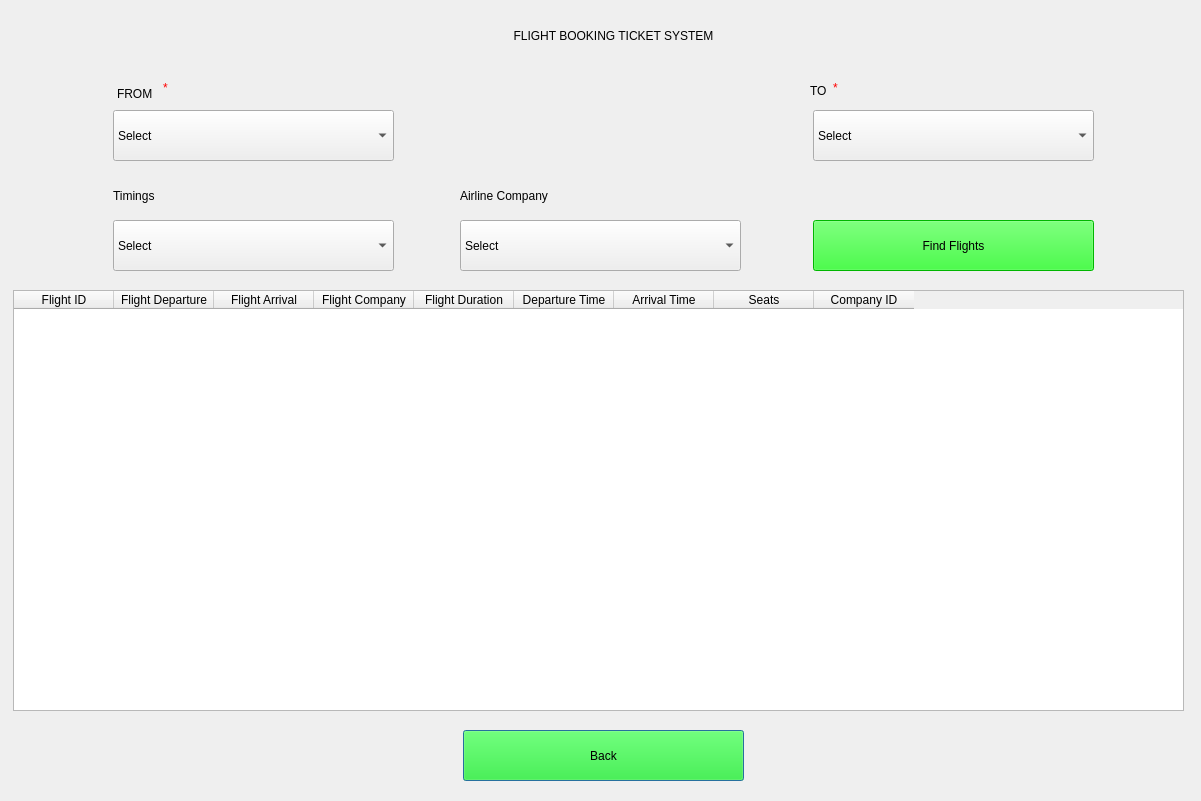
<?xml version="1.0" encoding="UTF-8"?>
<ui version="4.0">
 <class>Dialog</class>
 <widget class="QDialog" name="Dialog">
  <property name="geometry">
   <rect>
    <x>0</x>
    <y>0</y>
    <width>1201</width>
    <height>801</height>
   </rect>
  </property>
  <property name="windowTitle">
   <string>Dialog</string>
  </property>
  <widget class="QTableWidget" name="Available_Flights_Table_Widget">
   <property name="geometry">
    <rect>
     <x>13</x>
     <y>290</y>
     <width>1171</width>
     <height>421</height>
    </rect>
   </property>
   <column>
    <property name="text">
     <string>Flight ID</string>
    </property>
   </column>
   <column>
    <property name="text">
     <string>Flight Departure</string>
    </property>
   </column>
   <column>
    <property name="text">
     <string>Flight Arrival</string>
    </property>
   </column>
   <column>
    <property name="text">
     <string>Flight Company</string>
    </property>
   </column>
   <column>
    <property name="text">
     <string>Flight Duration</string>
    </property>
   </column>
   <column>
    <property name="text">
     <string>Departure Time</string>
    </property>
   </column>
   <column>
    <property name="text">
     <string>Arrival Time</string>
    </property>
   </column>
   <column>
    <property name="text">
     <string>Seats</string>
    </property>
   </column>
   <column>
    <property name="text">
     <string>Company ID</string>
    </property>
   </column>
  </widget>
  <widget class="QComboBox" name="Timings_Combo_Box">
   <property name="geometry">
    <rect>
     <x>113</x>
     <y>220</y>
     <width>281</width>
     <height>51</height>
    </rect>
   </property>
   <property name="styleSheet">
    <string notr="true">font: 10pt &quot;MS Shell Dlg 2&quot;;</string>
   </property>
   <item>
    <property name="text">
     <string>Select</string>
    </property>
   </item>
   <item>
    <property name="text">
     <string>Day</string>
    </property>
   </item>
   <item>
    <property name="text">
     <string>Evening/Night</string>
    </property>
   </item>
  </widget>
  <widget class="QLabel" name="HeaderLabel">
   <property name="geometry">
    <rect>
     <x>203</x>
     <y>10</y>
     <width>821</width>
     <height>51</height>
    </rect>
   </property>
   <property name="styleSheet">
    <string notr="true">
font: 30pt &quot;MS Shell Dlg 2&quot;;</string>
   </property>
   <property name="text">
    <string>FLIGHT BOOKING TICKET SYSTEM</string>
   </property>
   <property name="alignment">
    <set>Qt::AlignCenter</set>
   </property>
  </widget>
  <widget class="QComboBox" name="From_Combo_Box">
   <property name="geometry">
    <rect>
     <x>113</x>
     <y>110</y>
     <width>281</width>
     <height>51</height>
    </rect>
   </property>
   <property name="styleSheet">
    <string notr="true">font: 10pt &quot;MS Shell Dlg 2&quot;;</string>
   </property>
   <item>
    <property name="text">
     <string>Select</string>
    </property>
   </item>
   <item>
    <property name="text">
     <string>Chennai</string>
    </property>
   </item>
   <item>
    <property name="text">
     <string>Mumbai</string>
    </property>
   </item>
   <item>
    <property name="text">
     <string>Delhi</string>
    </property>
   </item>
   <item>
    <property name="text">
     <string>Bangalore</string>
    </property>
   </item>
  </widget>
  <widget class="QPushButton" name="Next_Button">
   <property name="geometry">
    <rect>
     <x>463</x>
     <y>730</y>
     <width>281</width>
     <height>51</height>
    </rect>
   </property>
   <property name="styleSheet">
    <string notr="true">font: 16pt &quot;MS Shell Dlg 2&quot;;
background-color: rgb(0, 255, 0);
</string>
   </property>
   <property name="text">
    <string>Back</string>
   </property>
  </widget>
  <widget class="QComboBox" name="To_Combo_Box">
   <property name="geometry">
    <rect>
     <x>813</x>
     <y>110</y>
     <width>281</width>
     <height>51</height>
    </rect>
   </property>
   <property name="styleSheet">
    <string notr="true">font: 10pt &quot;MS Shell Dlg 2&quot;;</string>
   </property>
   <item>
    <property name="text">
     <string>Select</string>
    </property>
   </item>
   <item>
    <property name="text">
     <string>Chennai</string>
    </property>
   </item>
   <item>
    <property name="text">
     <string>Mumbai</string>
    </property>
   </item>
   <item>
    <property name="text">
     <string>Delhi</string>
    </property>
   </item>
   <item>
    <property name="text">
     <string>Bangalore</string>
    </property>
   </item>
  </widget>
  <widget class="QLabel" name="label">
   <property name="geometry">
    <rect>
     <x>163</x>
     <y>80</y>
     <width>21</width>
     <height>16</height>
    </rect>
   </property>
   <property name="styleSheet">
    <string notr="true">color:rgb(255, 0, 0)</string>
   </property>
   <property name="text">
    <string>*</string>
   </property>
  </widget>
  <widget class="QLabel" name="label_2">
   <property name="geometry">
    <rect>
     <x>833</x>
     <y>80</y>
     <width>16</width>
     <height>16</height>
    </rect>
   </property>
   <property name="styleSheet">
    <string notr="true">color:rgb(255, 0, 0)</string>
   </property>
   <property name="text">
    <string>*</string>
   </property>
  </widget>
  <widget class="QPushButton" name="Find_Flights_Button">
   <property name="geometry">
    <rect>
     <x>813</x>
     <y>220</y>
     <width>281</width>
     <height>51</height>
    </rect>
   </property>
   <property name="styleSheet">
    <string notr="true">font: 16pt &quot;MS Shell Dlg 2&quot;;
background-color: rgb(0, 255, 0);
</string>
   </property>
   <property name="text">
    <string>Find Flights</string>
   </property>
  </widget>
  <widget class="QLabel" name="Error_Popup_Message">
   <property name="geometry">
    <rect>
     <x>413</x>
     <y>100</y>
     <width>391</width>
     <height>31</height>
    </rect>
   </property>
   <property name="styleSheet">
    <string notr="true">font: 10pt &quot;MS Shell Dlg 2&quot;;
color: rgb(255, 0, 0);</string>
   </property>
   <property name="text">
    <string/>
   </property>
   <property name="alignment">
    <set>Qt::AlignCenter</set>
   </property>
  </widget>
  <widget class="QLabel" name="From_Label">
   <property name="geometry">
    <rect>
     <x>117</x>
     <y>78</y>
     <width>51</width>
     <height>31</height>
    </rect>
   </property>
   <property name="styleSheet">
    <string notr="true">font: 12pt &quot;MS Shell Dlg 2&quot;;
font: 10pt &quot;MS Shell Dlg 2&quot;;</string>
   </property>
   <property name="text">
    <string>FROM</string>
   </property>
  </widget>
  <widget class="QLabel" name="From_Label_2">
   <property name="geometry">
    <rect>
     <x>113</x>
     <y>180</y>
     <width>61</width>
     <height>31</height>
    </rect>
   </property>
   <property name="styleSheet">
    <string notr="true">font: 12pt &quot;MS Shell Dlg 2&quot;;
font: 10pt &quot;MS Shell Dlg 2&quot;;</string>
   </property>
   <property name="text">
    <string>Timings</string>
   </property>
  </widget>
  <widget class="QLabel" name="To_Label">
   <property name="geometry">
    <rect>
     <x>810</x>
     <y>70</y>
     <width>31</width>
     <height>41</height>
    </rect>
   </property>
   <property name="styleSheet">
    <string notr="true">font: 12pt &quot;MS Shell Dlg 2&quot;;
font: 10pt &quot;MS Shell Dlg 2&quot;;</string>
   </property>
   <property name="text">
    <string>TO</string>
   </property>
  </widget>
  <widget class="QComboBox" name="Airlines_Combo_Box">
   <property name="geometry">
    <rect>
     <x>460</x>
     <y>220</y>
     <width>281</width>
     <height>51</height>
    </rect>
   </property>
   <property name="styleSheet">
    <string notr="true">font: 10pt &quot;MS Shell Dlg 2&quot;;</string>
   </property>
   <item>
    <property name="text">
     <string>Select</string>
    </property>
   </item>
   <item>
    <property name="text">
     <string>Indivo</string>
    </property>
   </item>
   <item>
    <property name="text">
     <string>MetAirways</string>
    </property>
   </item>
   <item>
    <property name="text">
     <string>Picejet</string>
    </property>
   </item>
   <item>
    <property name="text">
     <string>Nistara</string>
    </property>
   </item>
  </widget>
  <widget class="QLabel" name="From_Label_3">
   <property name="geometry">
    <rect>
     <x>460</x>
     <y>180</y>
     <width>121</width>
     <height>31</height>
    </rect>
   </property>
   <property name="styleSheet">
    <string notr="true">font: 12pt &quot;MS Shell Dlg 2&quot;;
font: 10pt &quot;MS Shell Dlg 2&quot;;</string>
   </property>
   <property name="text">
    <string>Airline Company</string>
   </property>
  </widget>
 </widget>
 <resources/>
 <connections/>
</ui>
